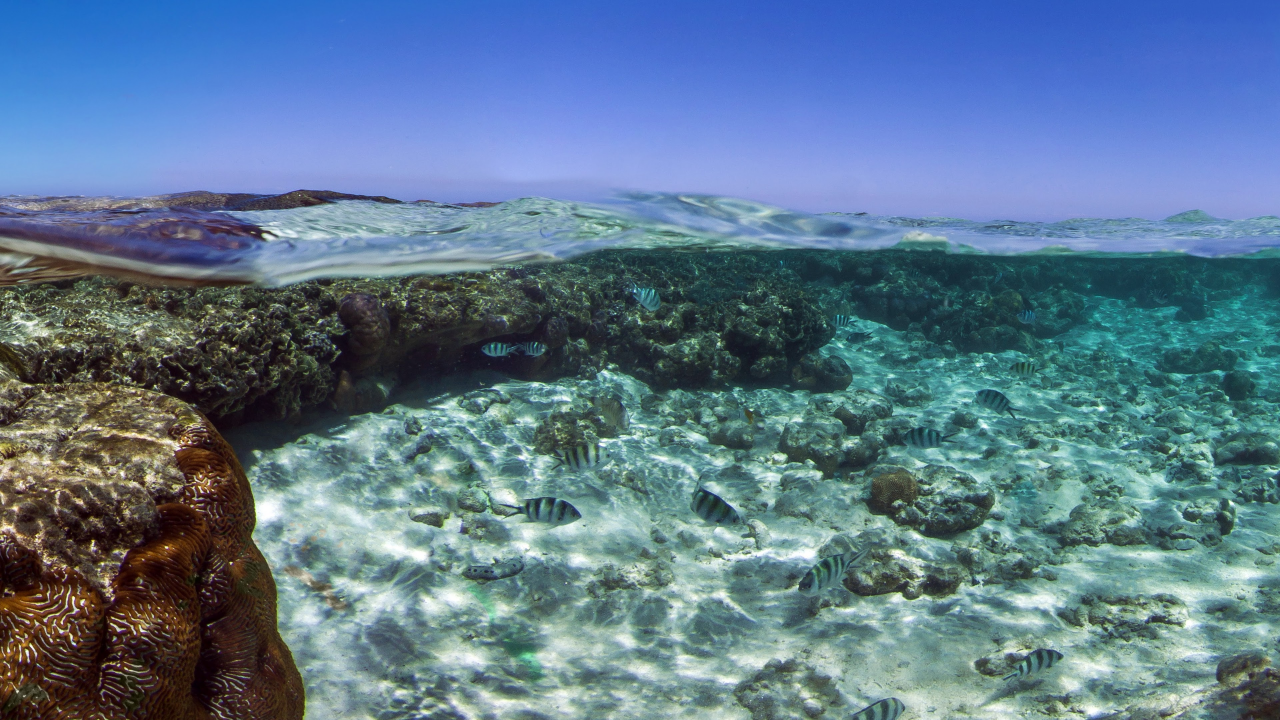
#> input picture 2_course_master/Компьютероное зрение/test_picture.jpg, 3840 x 2160 px (shown at 1/3 size)
$ jupyter execute --allow-errors lab2.ipynb
#> lines starting #> are read from the running program, lines starting #| are printed output that depends on the picture
[cell 1]
import cv2


pic = 'test_picture.jpg'
image = cv2.imread(pic)
#> image is the input picture: shape (2160, 3840, 3); mean B, G, R 142.7, 120.7, 93.2
# Получаем значение конкретного пикселя на изображении
px = image[100, 100]
#> px = [206, 118, 42]
print(px)
#| [206 118  42]

# Изменим значение конкретного пикселя
image[100, 100] = [255, 255, 255]
print(image[100, 100])
#| [255 255 255]

[cell 2]
# Получаем доступ к красному каналу для конкретного пикселя на изображении
image.item(10, 10, 2)
#> Out = 28

[cell 3]
# Изменяем значение для красного канала
image.itemset((10, 10, 2), 100)
image.item(10, 10, 2)
#> Out = 100

[cell 4]
# Получаем размер изображения
print(image.shape)
#| (2160, 3840, 3)

# Общее количество пикселей на изображении
print(image.size)
#| 24883200

# Тип данных изображения
print(image.dtype)
#| uint8

[cell 5]
# Выбор и копирование региона изображения
img = image[280:340, 330:390]
image[273:333, 100:160] = img

cv2.imshow('image', image)
cv2.waitKey(0)
cv2.destroyAllWindows()

[cell 6]
# Разделение на каналы
b, g, r = cv2.split(image)
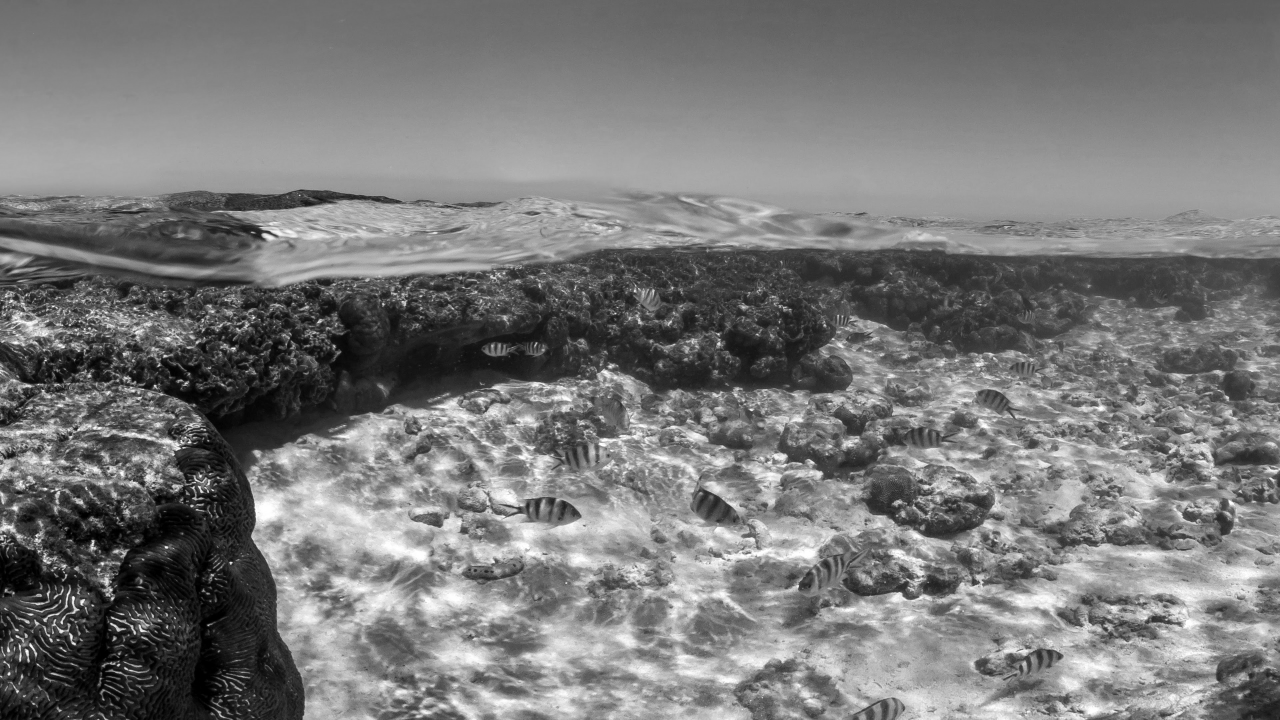
#> g: shape (2160, 3840) (shown at 1/3 size); min 0, max 255, mean 120.7
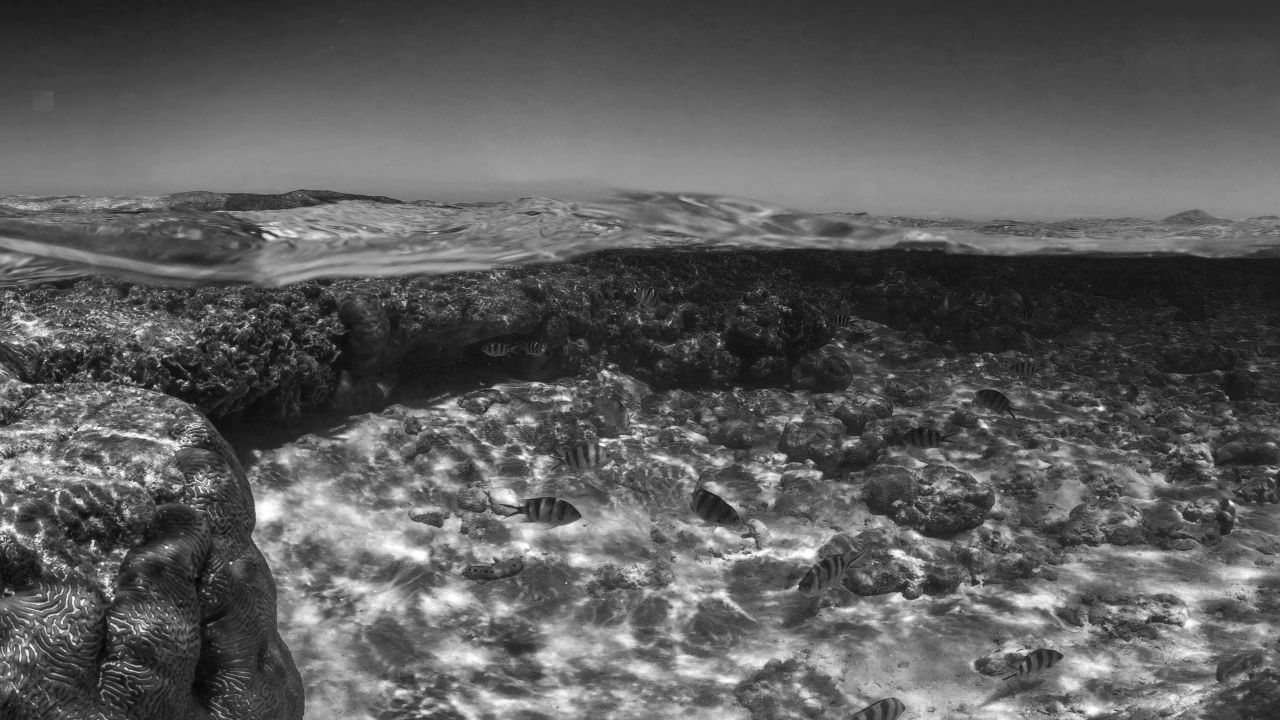
#> r: shape (2160, 3840) (shown at 1/3 size); min 0, max 255, mean 93.2
# Изменение порядка каналов для другого пространства
image2 = cv2.merge((r, g, b))

cv2.imshow('image', image)
cv2.imshow('image2', image2)

# Другой вариант разделения и вывода изображения в зеленых тонах
image2[:,:,2] = 0
image2[:,:,0] = 0
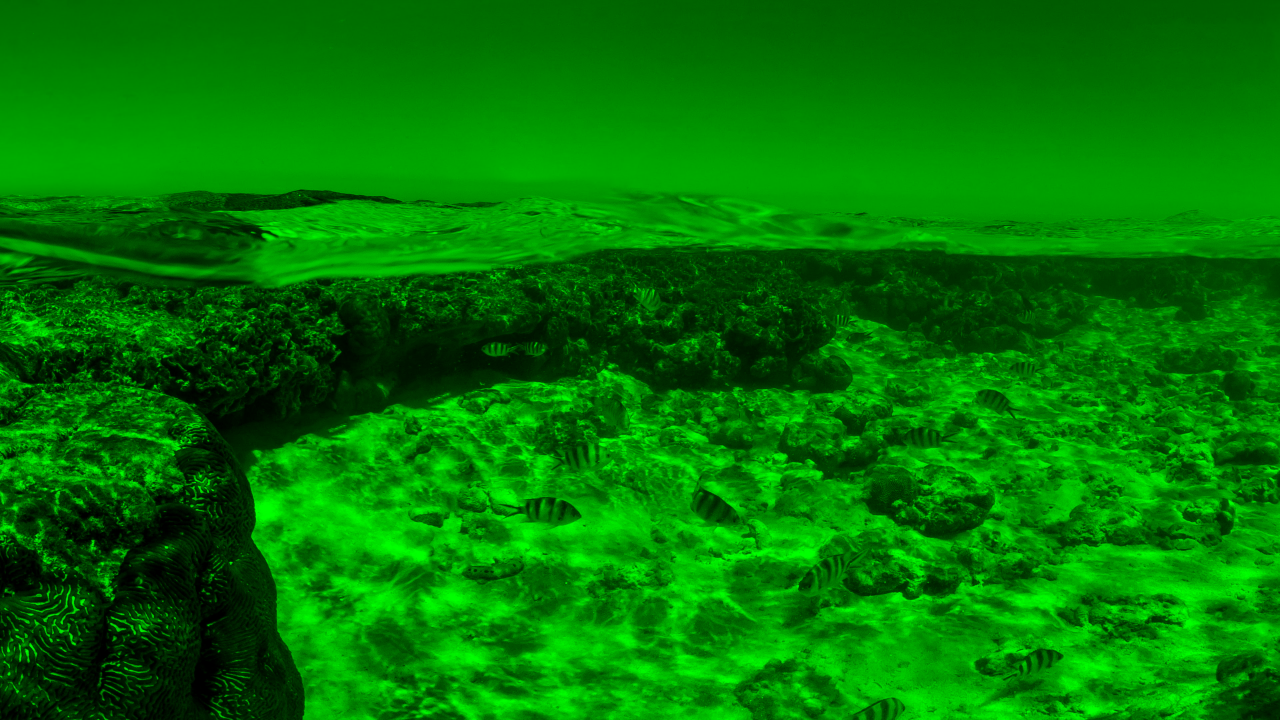
#> image2: shape (2160, 3840, 3) (shown at 1/3 size); mean R, G, B 0, 120.7, 0

bb = image2[:, :, 0]
#> bb: shape (2160, 3840); every value is 0
gg = image2[:, :, 1]
rr = image2[:, :, 2]

image3 = cv2.merge((rr, gg, bb))

cv2.imshow('image3', image3)
cv2.waitKey(0)
cv2.destroyAllWindows()

[cell 7]
import numpy as np


# Сложение двух изображений с использованием opencv и numpy
x, y = np.uint8([250]), np.uint8([10])
print(cv2.add(x, y))
print(x + y)

# Пример на реальных изображениях
image4 = cv2.add(image, image, image)
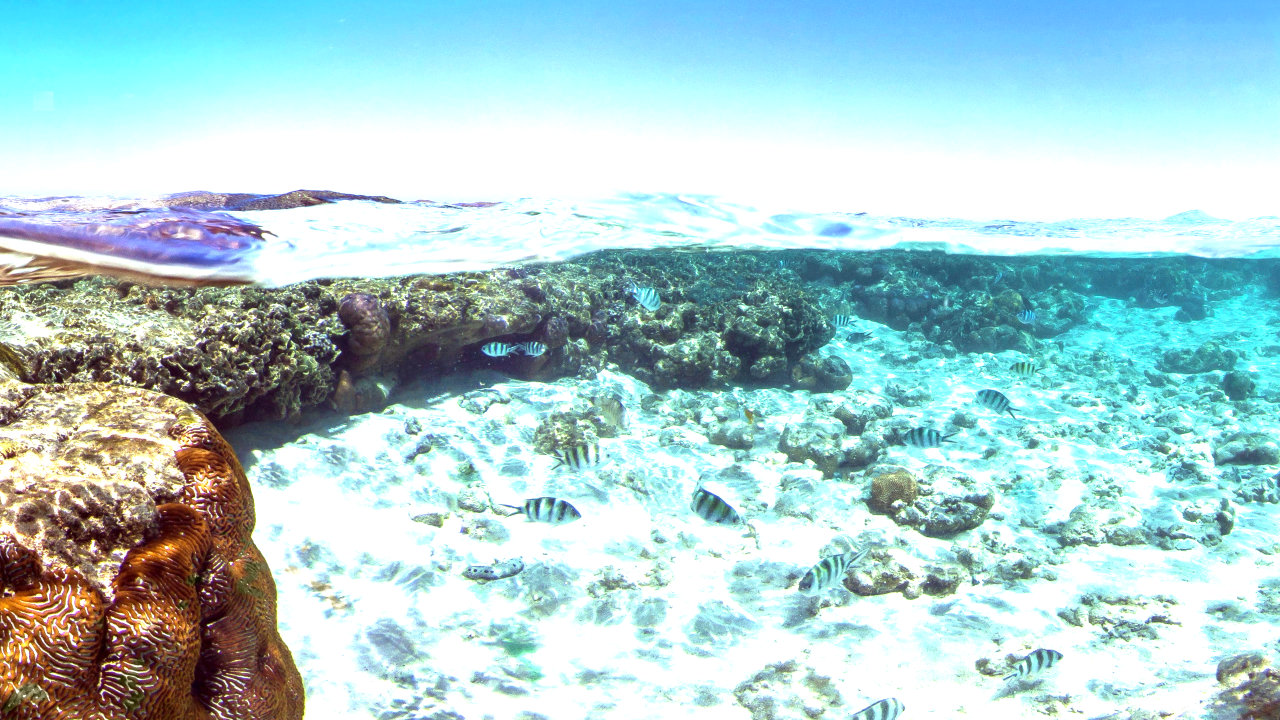
#> image4: shape (2160, 3840, 3) (shown at 1/3 size); mean B, G, R 208.4, 206.2, 172.4
cv2.imshow('image4', image4)
cv2.waitKey(0)
cv2.destroyAllWindows()
